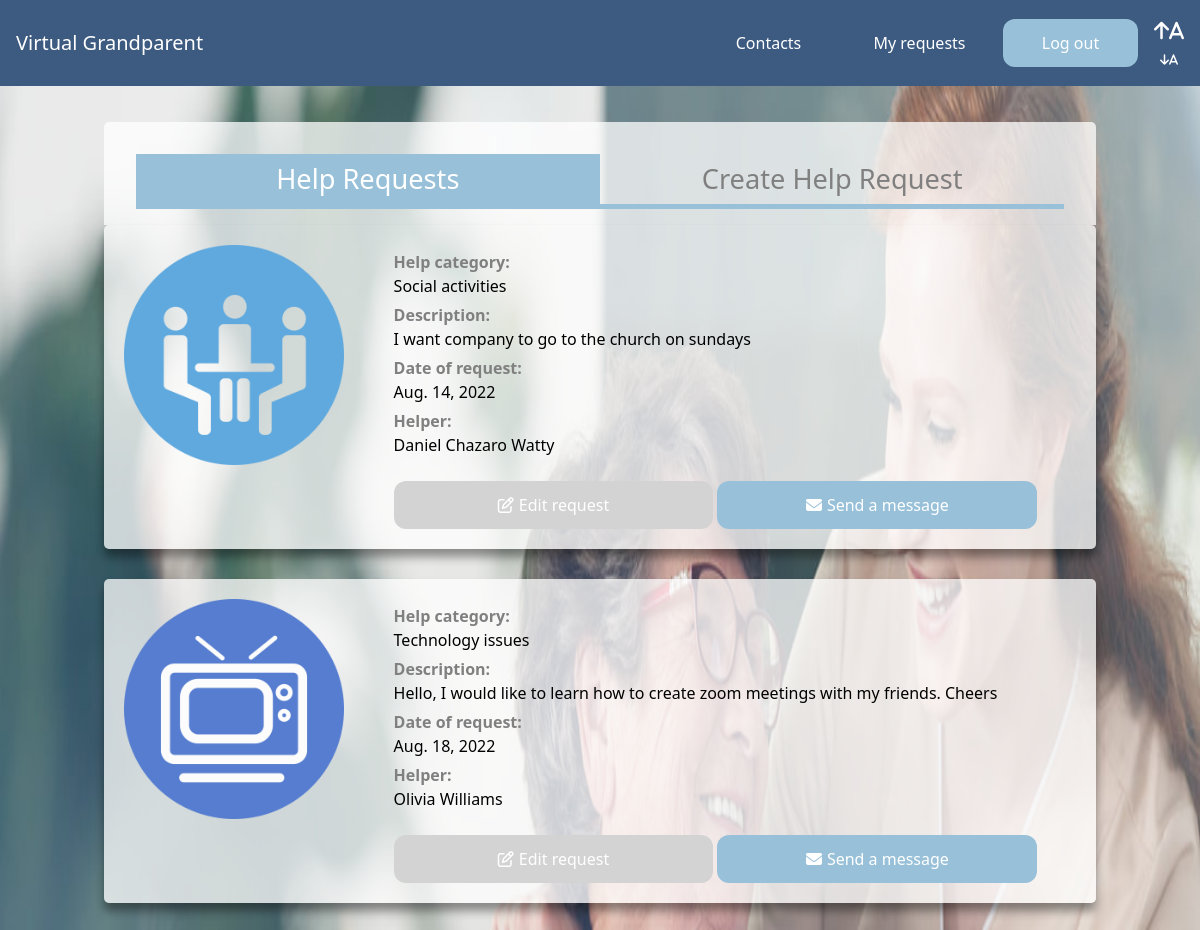
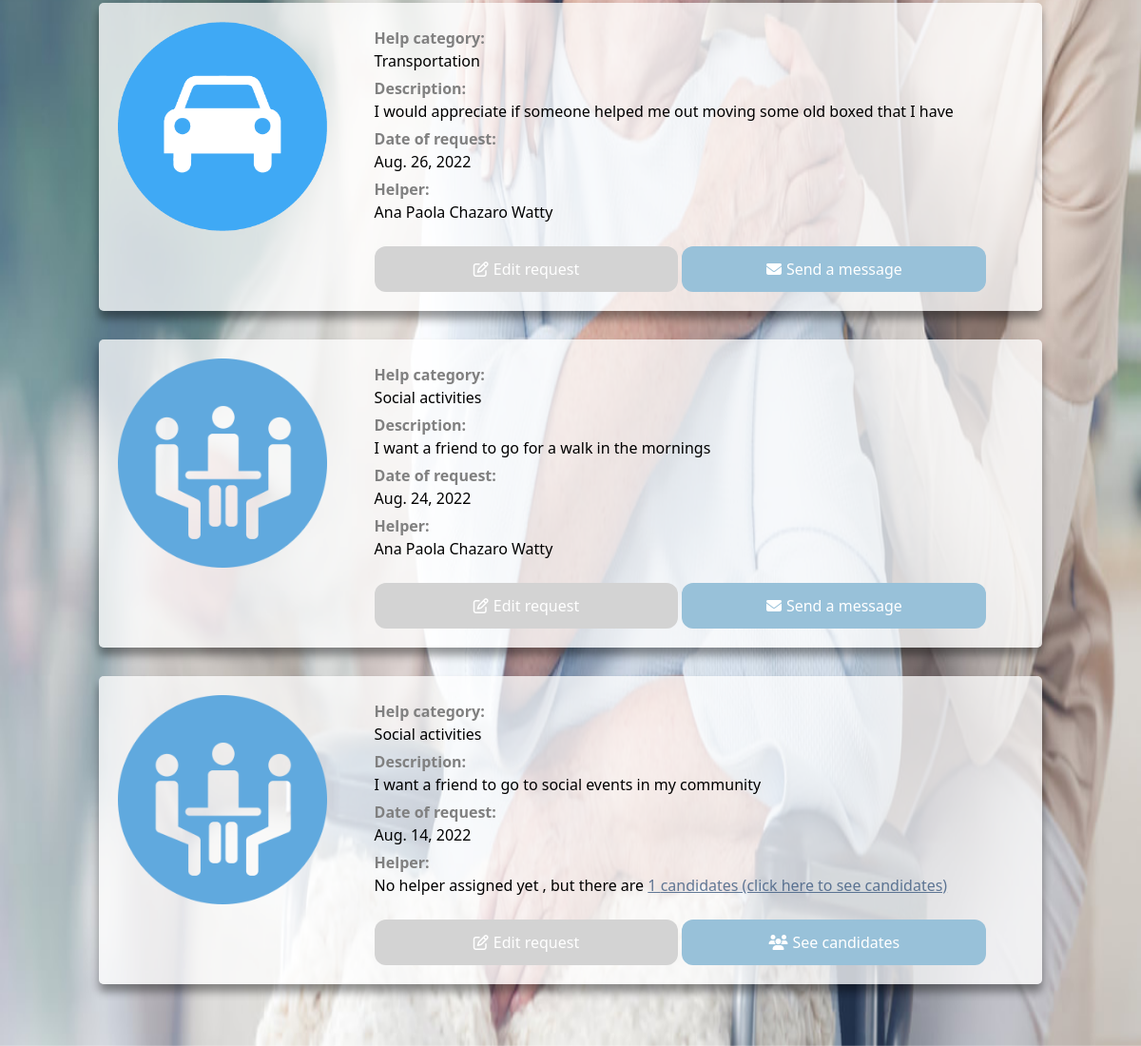
Page /help-requests/ (signed in) on the committed database (2 pictures, top to bottom).
### core/models.py (models this page shows)
class Help(models.Model):
    id = models.AutoField(primary_key=True)
    description = models.TextField(max_length=1000)
    category = models.CharField(choices=HELP_CATEGORIES, max_length=2, default='OT')
    helper = models.ForeignKey(Helper, on_delete=models.CASCADE, null=True)
    oldPerson = models.ForeignKey(OldPerson, on_delete=models.CASCADE)
    date = models.DateField(default=datetime.date.today, blank=True)

class Helper(models.Model):
    id = models.AutoField(primary_key=True)
    isVerified = models.BooleanField(default=False)
    user = models.OneToOneField(User, on_delete=models.CASCADE)

### authentication/models.py (models this page shows)
class User(AbstractUser):
    id = models.AutoField(primary_key=True)
    name = models.CharField(max_length=200)
    surname = models.CharField(max_length=200)
    email = models.EmailField(max_length=200, unique=True)
    username = models.CharField(max_length=200)
    phoneNumber = models.CharField(max_length=200)
    isHelper = models.BooleanField(default=True)
    dateOfBirth = models.DateField(null=true)
    USERNAME_FIELD = 'email'
    REQUIRED_FIELDS = ['username']
    objects = Manager()
    class Meta:
        unique_together = ('email',)

### core/views.py (the view)
# urls.py: path('help-requests/', views.helpRequests, name='helpRequests'),
@login_required
def helpRequests(request):
    current_user = get_current_user(request)
    old_person = get_old_person_by_id(current_user.id)
    help_requests = Help.objects.filter(oldPerson = old_person)
    for h in help_requests:
        h.candidates = HelpCandidates.objects.filter(help = h)
    return render(request, 'core/helpRequests.html', {'help_requests': help_requests})

### core/views.py (called while the page is built)
def get_current_user(request):
    return User.objects.filter(email = request.user)[0]

def get_old_person_by_id(id):
    return OldPerson.objects.get(user_id = id)

### templates/core/helpRequests.html (shortened to what this page needs)
{% extends 'core/base.html' %}
{% load static %}
{% block static %}
<link rel="stylesheet" href="{% static 'css/cards.css' %}">
<link rel="stylesheet" href="{% static 'css/container.css' %}">
<link rel="stylesheet" href="{% static 'css/flexbox.css' %}">
{% endblock %}
{% block content %}
<div class="p-4 grid-container inline-container">
    <div class="card flexbox_container single-card help_container px-8 m-0" >
        <div class="column column-title selected">
            <a href="{% url 'core:createHelpRequest' %}">Help Requests</a>
        </div>
        <div class="column column-title">
            <a href="{% url 'core:createHelpRequest' %}">Create Help Request</a>
        </div>
    </div>
    {% for help in help_requests %}
        <div class="card flexbox_container flexbox_items m-0" style="width: 100%; margin-bottom: 3%">
            {% with 'images/helpCategories/'|add:help.category|add:'.png' as image_static %}
            <img class="flex_item" src="{% static image_static %}" alt="{{help.get_category_display}} icon">
            {% endwith %}
            <div class="flex_item item_selected">
                <p class="flex_title">Help category:</p>
                <p>{{ help.get_category_display }}</p>
                <p class="flex_title">Description:</p>
                <p>{{ help.description }}</p>
                <p class="flex_title">Date of request:</p>
                <p>{{ help.date }}</p>
                <p class="flex_title">Helper:</p>
                {% if help.helper is None %}
                    <p>No helper assigned yet
                    {% if help.candidates %}
                    , but there are <a class="link-text" href="{% url 'core:getCandidates' help.id %}">{{help.candidates.count}} candidates (click here to see candidates)</a>
                    {% endif %}
                    </p>
                {% else %}
                    <p>{{help.helper.user.name}}</p>
                {% endif %}
                <br />
                <div class="button-container responsive-container">
                    <a href="{% url 'core:editHelpRequest' help.id %}" class="px-5 py-3 rounded-xl base-button gray-button button-50 mr-1">
                        <i class="fa fa-edit fa-space" aria-hidden="true"></i>Edit request
                    </a>
                    {% if help.helper %}
                    <a href="{% url 'chat:contacts' %}" class="px-5 py-3 rounded-xl base-button large-button button-50">
                        <i class="fa fa-envelope fa-space" aria-hidden="true"></i>Send a message
                    </a>
                    {% elif help.candidates %}
                    <a href="{% url 'core:getCandidates' help.id  %}" class="px-5 py-3 rounded-xl base-button large-button button-50">
                        <i class="fa fa-users fa-space" aria-hidden="true"></i>See candidates
                    </a>
                    {% endif %}
                </div>
            </div>
        </div>
    {% endfor %}
</div>
{% endblock %}

### templates/core/base.html (shortened to what this page needs)
<!DOCTYPE html>
{% load static %}
<html>
    <head>
        <link rel="stylesheet" href="{% static 'css/base.css' %}">
        <link rel="stylesheet" href="https://cdnjs.cloudflare.com/ajax/libs/font-awesome/4.7.0/css/font-awesome.min.css">
        {% block static %}
        {% endblock %}
    </head>
    <body class="base-background">
        <nav class="flex items-center justify-between p-4 navbar-background">
            <div>
                {% if request.user.is_authenticated %}
                    {% if request.user.isHelper %}
                        <a href="{% url 'core:helperMenu' %}" class="text-xl text-white">Virtual Grandparent</a>
                    {% else %}
                        <a href="{% url 'core:menu' %}" class="text-xl text-white">Virtual Grandparent</a>
                    {% endif %}
                {% else %}
                    <a href="/" class="text-xl text-white">Virtual Grandparent</a>
                {% endif %}
            </div>
            <div class="flex items-center space-x-4">
                {% if request.user.is_authenticated %}
                    {% if request.user.isHelper %}
                    <a href="{% url 'chat:contacts' %}" class="px-5 py-3 transparent-button">Contacts</a>
                    <a href="{% url 'core:myOffers' %}" class="px-5 py-3 transparent-button">My offers</a>
                    {% else %}
                    <a href="{% url 'chat:contacts' %}" class="px-5 py-3 transparent-button">Contacts</a>
                    <a href="{% url 'core:helpRequests' %}" class="px-5 py-3 transparent-button ">My requests</a>
                    {% endif %}
                    <a href="{% url 'authentication:logout' %}" class="px-5 py-3 rounded-xl base-button">Log out</a>
                {% else %}
                    <a href="{% url 'authentication:login' %}" class="text-white hover:text-gray-300">Login</a>
                    <a href="{% url 'authentication:signup' %}" class="px-5 py-3 rounded-xl base-button">Sign up</a>
                {% endif %}
                <div class="right_wrap">
                    <div class="right1">
                        <a class="text-white inc" style="font-size: 1.25rem;">
                            <i class="fa fa-arrow-up ">A</i>
                        </a>
                    </div>
                    <div class="right2">
                        <a class="text-white dec" style="font-size: 0.75rem;">
                            <i class="fa fa-arrow-down ">A</i>
                        </a>
                    </div>
                </div>
            </div>
        </nav>
        <div class="container-background">
            <img src="{% static 'images/background.jpg' %}" class="img-fluid stretch" alt="Two persons">
        </div>
        {% block content %}
        {% endblock %}
        <script src="https://cdn.tailwindcss.com"></script>
    </body>
</html>

### static/css/base.css (style rules this page uses)
:root { --blue: #3d5a80; --light-blue: #98c1d9 ; --baby-blue: #e0fbfc; --orange: #ee6c4d; --dark-blue: #293241; --gray: #333333; }
.navbar-background { background-color: var(--blue); }
.base-button { background-color: var(--light-blue) !important; color: white; width: 100%; text-align: center; }
.transparent-button { color: white; width: 100%; text-align: center; }
.gray-button { background-color: lightgray !important; }
.large-button { text-align: center; display: block }
.base-background { background-color: var(white); }
.container-background { text-align: center; width: 100%; height: 100%; position: fixed; left: 0px; top: 0px; z-index: -1; }
.stretch { width:100%; height:100%; }
.link-text { color: var(--blue); opacity: 0.8; text-decoration: underline; }
.column { float: left; width: 50%; }
.column-title { text-align: center; color: gray; font-size: 1.7rem; padding: .3rem; border-bottom: 5px solid var(--light-blue); margin-bottom: 1rem; }
.selected { color: white; background: var(--light-blue); }
.fa-space { margin-right: 5px; }
.right_wrap { width: 100px; float: left; text-align: center; }

### static/css/cards.css (style rules this page uses)
:root { --blue: #3d5a80; --light-blue: #98c1d9 ; --baby-blue: #e0fbfc; --orange: #ee6c4d; --dark-blue: #293241; --gray: #333333; }
.grid-container { margin: 20px auto; display:grid; grid-template-columns: auto auto; padding: 2px 16px; text-align: center; justify-content: center; }
.inline-container { grid-template-columns: 85%; }
.card { box-shadow: 0 8px 10px 0 rgba(0,0,0,0.4); transition: 0.3s; width: 90%; border-radius: 5px; background: rgba(255, 255, 255, 0.75); margin: 0 30px; padding: 2rem; text-align: left; float:right; -webkit-column-break-inside: avoid; page-break-inside: avoid; break-inside: avoid; }
.single-card { box-shadow: 0 8px 10px 0 rgba(0,0,0,0.4); transition: 0.3s; border-radius: 5px; background: rgba(255, 255, 255, 0.75); text-align: left; width: 100%; margin-left: 2px; -webkit-column-break-inside: avoid; page-break-inside: avoid; break-inside: avoid; }

### static/css/container.css (style rules this page uses)
* { margin: 0; padding: 0; -moz-box-sizing: border-box; -webkit-box-sizing: border-box; box-sizing: border-box; }

### static/css/flexbox.css (style rules this page uses)
.flexbox_container { display: flex; padding: 10px; }
img.flex_item { max-width: 15rem; max-height: 15rem; }
.flex_item { padding: 10px; flex-grow: 1; margin-right: 30px; }
.flex_title { color: gray; font-weight: bold; margin-top: 5px; }
.button-container { display: flex; flex-direction: row; flex-wrap: wrap; margin-left: auto; margin-right: auto; }
.button-50 { width: 49%; text-align: center; }
.help_container { box-shadow: none; margin-bottom: -2rem; border-bottom-right-radius: 0; border-bottom-left-radius: 0; padding: 0; padding-top: 2rem; }

### rows in the picture
Help: category "Social activities", description "I want company to go to the church on sundays", date "Aug. 14, 2022", helper.user.name "Daniel Chazaro Watty", shows "Send a message"
Help: shows a picture, category "Technology issues", description "Hello, I would like to learn how to create zoom meetings with my friends. Cheers", date "Aug. 18, 2022", helper.user.name "Olivia Williams", shows "Send a message"
Help: shows a picture, category "Transportation", description "I would appreciate if someone helped me out moving some old boxed that I have", date "Aug. 26, 2022", helper.user.name "Ana Paola Chazaro Watty", shows "Send a message"
Help: category "Social activities", description "I want a friend to go for a walk in the mornings", date "Aug. 24, 2022", helper.user.name "Ana Paola Chazaro Watty", shows "Send a message"
Help: category "Social activities", description "I want a friend to go to social events in my community", date "Aug. 14, 2022", candidates.count "1", shows "See candidates"
